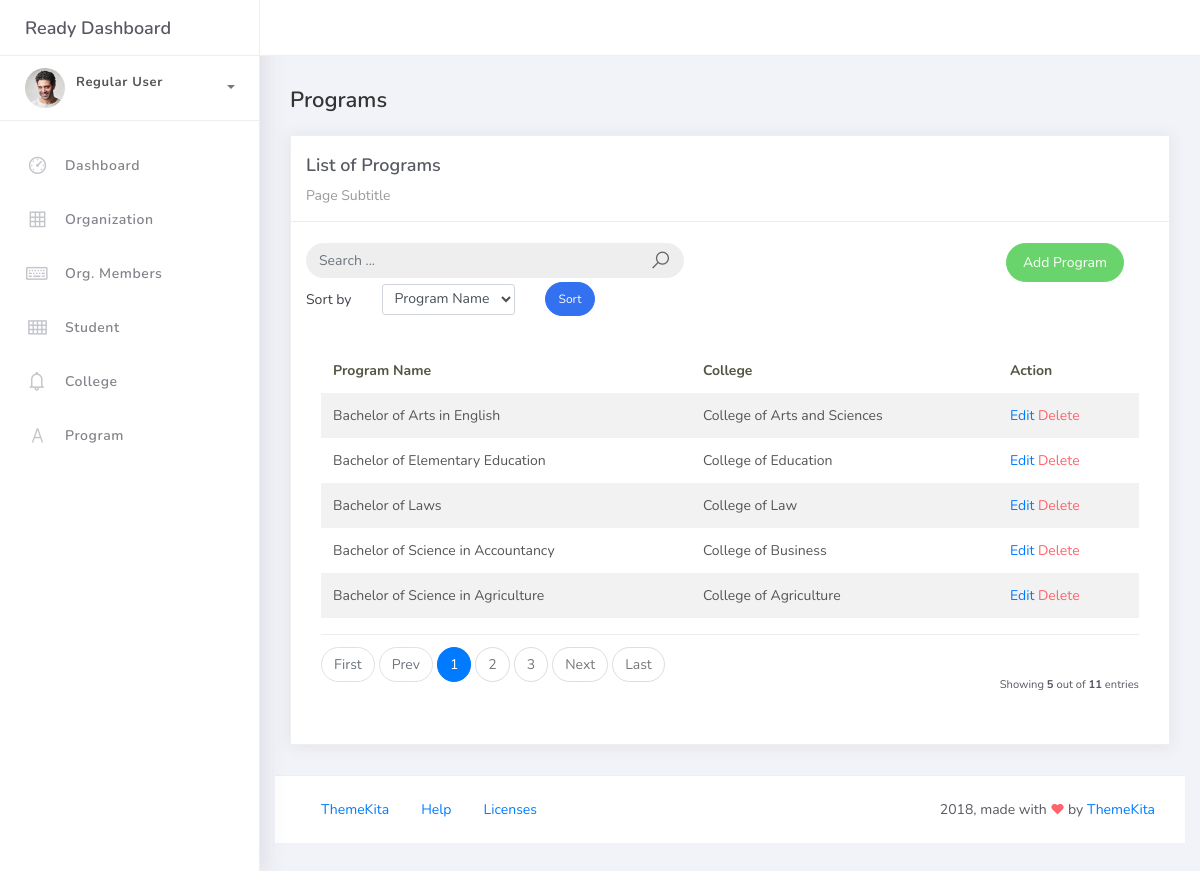
The page /program_list on the database its author committed.
### studentorg/models.py (models this page shows, shortened)
class BaseModel(models.Model):
    created_at = models.DateTimeField(auto_now_add=True, db_index=True)
    updated_at = models.DateTimeField(auto_now=True)
    class Meta:
        abstract = True

class Program(BaseModel):
    prog_name = models.CharField(max_length=150)
    college = models.ForeignKey(College, on_delete=models.CASCADE)

class College(BaseModel):
    college_name = models.CharField(max_length=150)
    def __str__(self):
        return self.college_name

### studentorg/views.py (the view)
# urls.py: path('program_list', ProgramListView.as_view(), name='program-list'),
class ProgramListView(ListView):
    model = Program
    context_object_name = 'programs'
    template_name = 'program_list.html'
    paginate_by = 5
    def get_queryset(self):
        qs = super().get_queryset()
        query = self.request.GET.get('q')
        if query:
            qs = qs.filter(
                Q(prog_name__icontains=query) |
                Q(college__college_name__icontains=query)
            )
        return qs
    def get_ordering(self):
        allowed = ["prog_name", "college__college_name"]
        sort_by = self.request.GET.get("sort_by")
        if sort_by in allowed:
            return sort_by
        return "prog_name"

### templates/program_list.html (shortened to what this page needs)
{% extends 'base.html' %}
{% load static %}
{% block content %}
<div class="content">
    <div class="container-fluid">
        <h4 class="page-title">Programs</h4>
        <div class="row">
            <div class="col-md-12">
                <div class="card">
                    <div class="card-header">
                        <div class="card-title">List of Programs</div>
                        <div class="card-category">Page Subtitle</div>
                    </div>
                    <br />
                    <div class="col-md-12 row">
                        <div class="col-md-6">
                            <form class="navbar-left navbar-form nav-search mr-md-3" action="{% url 'program-list' %}">
                                <div class="input-group">
                                    <input type="text" name="q" placeholder="Search ..." class="form-control" name="q"/>
                                    <div class="input-group-append">
                                        <span class="input-group-text">
                                            <i class="la la-search search-icon"></i>
                                        </span>
                                    </div>
                                </div>
                            </form>
                        </div>
                        <div class="col-md-6">
                            <div class="pull-right">
                                <a href="{% url 'program-add' %}" class="btn btn-success btn-rounded">Add Program</a>
                            </div>
                        </div>
                    </div>
                    <div class="col-md-12">
                        <form method="get" class="row g-2 align-items-center">
                            <div class="col-auto">
                                <label for="smallSelect" class="col-form-label">Sort by</label>
                            </div>
                            <div class="col-auto">
                                <select class="form-control form-control-sm" id="smallSelect" name="sort_by">
                                <option value="prog_name" {% if request.GET.sort_by == "prog_name" %}selected{% endif %}>Program Name</option>
                                </select>
                            </div>
                            <div class="col-auto">
                                <button type="submit" class="btn btn-primary btn-sm btn-rounded">Sort</button>
                            </div>
                        </form>
                    </div>
                    <div class="col-auto">
                    <div class="card-body">
                        <table class="table table-striped mt-3">
                            <thead>
                                <tr>
                                    <th scope="col">Program Name</th>
                                    <th scope="col">College</th>
                                    <th scope="col">Action</th>
                                </tr>
                            </thead>
                            <tbody>
                                {% for object in object_list %}
                                <tr>
                                    <td>{{ object.prog_name }}</td>
                                    <td>{{ object.college }}</td>
                                    <td>
                                        <a href="program_list/{{ object.id }}">Edit</a>
                                        <a href="program_list/{{ object.id }}/delete" class="text-danger">Delete</a>
                                    </td>
                                </tr>
                                {% empty %}
                                <tr>
                                    <td colspan="3" style="text-align: center">
                                        <p class="text-sm font-weight-bold mb-0">No Records Found</p>
                                    </td>
                                </tr>
                                {% endfor %}
                            </tbody>
                        </table>
                        {% include 'includes/pagination.html' %}
                    </div>
                </div>
            </div>
        </div>
    </div>
</div>
{% endblock %}

### rows shown on the page
Program: prog_name "Bachelor of Arts in English", college "College of Arts and Sciences"
Program: prog_name "Bachelor of Elementary Education", college "College of Education"
Program: prog_name "Bachelor of Laws", college "College of Law"
Program: prog_name "Bachelor of Science in Accountancy", college "College of Business"
Program: prog_name "Bachelor of Science in Agriculture", college "College of Agriculture"

### other values the page prints
{{ page_num }} "1"
{{ page_num }} "2" "3"
{{ object_list.count }} "5"
{{ paginator.count }} "11"
